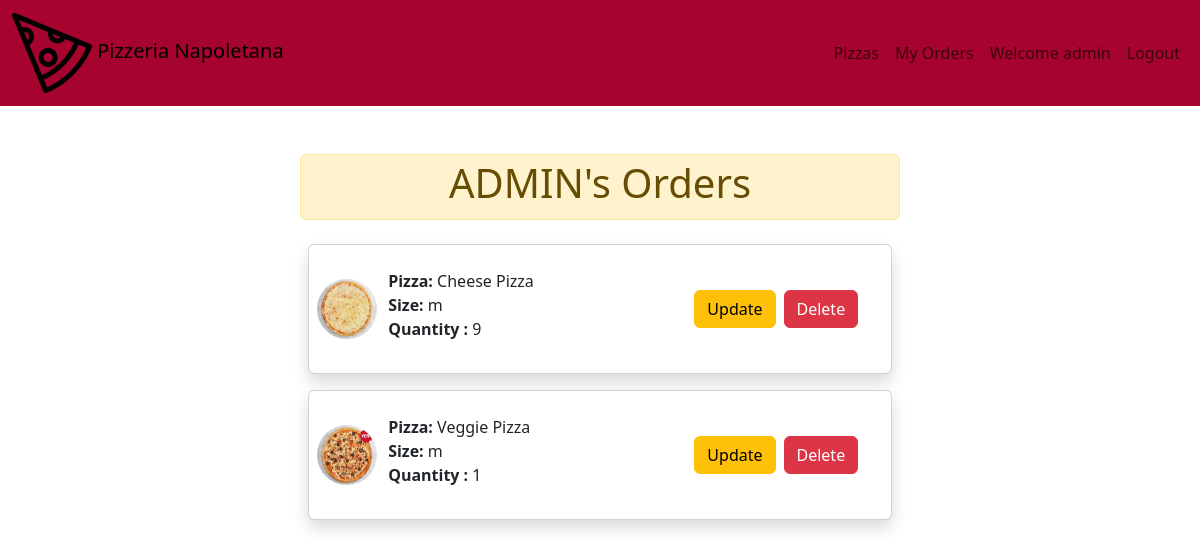
/my_orders/ (signed in), run on the app's committed database.
### pizzas/models.py (models this page shows, shortened)
class Order(models.Model):
    pizza = models.ForeignKey(Pizza, on_delete=models.CASCADE)
    user = models.ForeignKey(User, on_delete=models.CASCADE)
    size = models.CharField(choices=Size, default='m',max_length=1)
    quantity = models.IntegerField(default=1)

class Pizza(models.Model):
    name = models.CharField(max_length=50)
    topping = models.ManyToManyField(Topping)
    image = models.ImageField(upload_to= 'pizza_pics', null=True, blank=True)
    price = models.DecimalField(max_digits=10, decimal_places=2)
    def __str__(self):
        return self.name

### pizzas/views.py (the view)
# urls.py: path("my_orders/",my_orders, name="my_orders"),
def my_orders(request):
     orders = Order.objects.filter(user = request.user)
     context = {
        'orders' : orders,
     }
     return render(request,'pizzas/my_orders.html',context)

### pizzas/templates/pizzas/my_orders.html
{% extends 'pizzas/base.html' %}
{% block content %}
<div class="d-flex flex-column justify-content-center mx-auto mt-5 col-md-6">
    <div class="alert alert-warning text-center p-1"> <h1>{{user.username | upper}}'s Orders</h1></div>
    {% for order in orders  %}
    <div class="card m-2 shadow p-2" >
        <div class="row g-0 d-flex justify-content-between">
            <div class="col-md-1 d-flex align-items-center">
                <img src="{{order.pizza.image.url}}"  style=" border-radius: 50%; width: 60px; height: 60px"  alt="...">
            </div>
            <div class="col-md-3 d-flex justify-content-start flex-fill">
                <div class="card-body">
                    <p class="card-title ms-2"><strong>Pizza:</strong> {{order.pizza}} <br> <strong>Size:</strong> {{order.size}}<strong> <br> Quantity :</strong> {{order.quantity}} </p>
                </div>
            </div>
            <div class="col-md-4 d-flex align-items-center rounded">
                <a href="{% url 'order_update' order.id %}">
                    <button class=" btn btn-warning me-2 ">Update</button>
                </a>
                <a href="{% url 'order_delete' order.id %}">
                    <button class=" btn btn-danger me-2 ">Delete</button>
                </a>
          </div>
        </div>
      </div>
      {% endfor %}
</div>
{% endblock content %}

### pizzas/templates/pizzas/navbar.html
{% load static %}
<nav class="navbar navbar-expand-lg navbar navbar-white">
    <div class="container-fluid ">
        <a class="navbar-brand alert-warning" href="/">
        <img src="{% static 'images/nav-logo.png' %}" alt="Hi!" width="80" height="80">
        Pizzeria Napoletana</a>
        <div class="collapse navbar-collapse" id="navbars-host">
            <ul class="navbar-nav ms-auto">
                <li class="nav-item"><a class="nav-link" href="{% url 'pizzas' %}">Pizzas</a></li>
                {% if user.is_authenticated %}
                    <li class="nav-item"><a class="nav-link" href="{% url 'my_orders' %}"> My Orders</a></li>
                    <li class="nav-item"><a class="nav-link" href="#"> Welcome {{ request.user.username }}</a></li>
                    <li class="nav-item"><a class="nav-link" href="{% url 'user_logout' %}">Logout</a></li>
                {% else %}
                <li class="nav-item"><a class="nav-link" href="{% url 'register' %}">Register</a></li>
                <li class="nav-item"><a class="nav-link" href="{% url 'user_login' %}">Login</a></li>
                {% endif %}
            </ul>
        </div>
</nav>

### static/css/style.css (style rules this page uses)
.navbar { background-color: #A6032F }

### data on the page
Order: pizza.image (picture), pizza "Cheese Pizza", size "m", quantity "9"
Order: pizza.image (picture), pizza "Veggie Pizza", size "m", quantity "1"

### other printed values
{{ request.user.username }} "admin"
{{ user.username | upper }} "ADMIN"
